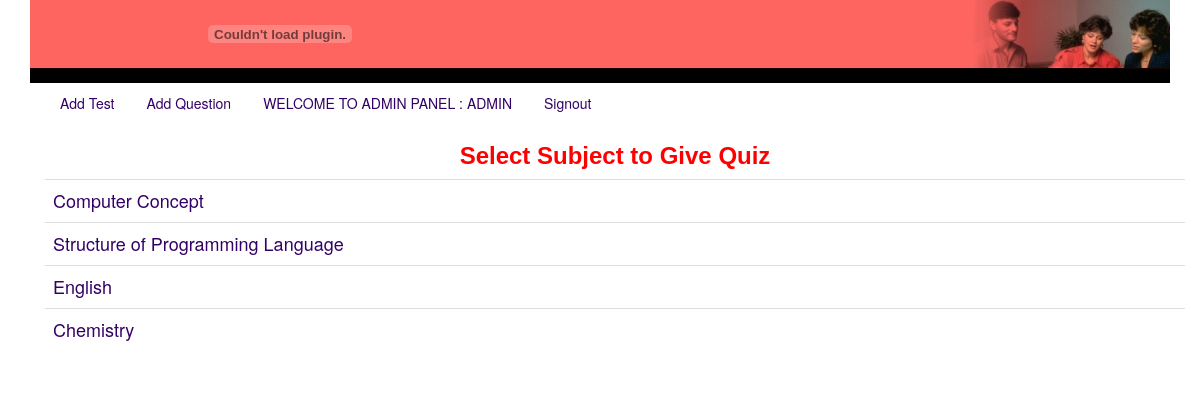
The page /onlineexam/sublist.php (signed in) on the database its author committed.
### tables this page shows
CREATE TABLE `subject` (
  `id` int(11) NOT NULL,
  `classname` varchar(200) NOT NULL,
  `subjectname` varchar(200) NOT NULL,
  `coursecode` varchar(200) NOT NULL
);

### onlineexam/sublist.php (the view, shortened to what this page needs)
<?php
include("header.php");
include("database.php");
echo "<h2 class=head1> Select Subject to Give Quiz </h2>";
$sql = "select * from student where id='$LOGIN_ID'";
$result = $conn->query($sql);
$row = $result->fetch_assoc();
$class = $row['class'];
$sql2 = "select * from subject where classname='$class' ";
$result = $conn->query($sql2);
echo "<table align=center class='table table-responsive'>";
while ($row2 = $result->fetch_assoc()) {
    ?>
    <tr><td><a href=showtest.php?subid=<?= $row2['id']; ?>><font size=4>  <?= $row2['subjectname']; ?></font></a>
            <?php
        }
        echo "</table>";
        ?>

### onlineexam/quiz.css (style rules this page uses)
body { margin-left: 0px; margin-top: 0px; }
a:link { color: #330066; text-decoration: none; }
.head1 { font-family: Arial, Helvetica, sans-serif; font-size: 24px; color: #FF0000; text-align: center; font-weight: bold; }

### rows shown on the page
subject: subjectname "Computer Concept"
subject: subjectname "Structure of Programming Language"
subject: subjectname "English"
subject: subjectname "Chemistry"

### other values the page prints
$LOGIN_NAME "ADMIN"
$LOGIN_TYPE "ADMIN"
